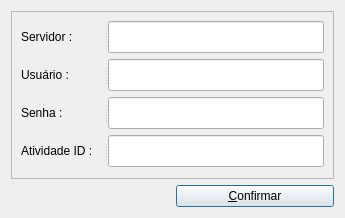
<?xml version="1.0" encoding="UTF-8"?>
<ui version="4.0">
 <class>Dialog</class>
 <widget class="QDialog" name="Dialog">
  <property name="geometry">
   <rect>
    <x>0</x>
    <y>0</y>
    <width>345</width>
    <height>218</height>
   </rect>
  </property>
  <property name="windowTitle">
   <string>Login</string>
  </property>
  <property name="sizeGripEnabled">
   <bool>false</bool>
  </property>
  <property name="modal">
   <bool>false</bool>
  </property>
  <layout class="QGridLayout" name="gridLayout">
   <item row="0" column="0" colspan="2">
    <widget class="QFrame" name="login_frame">
     <property name="frameShape">
      <enum>QFrame::StyledPanel</enum>
     </property>
     <property name="frameShadow">
      <enum>QFrame::Plain</enum>
     </property>
     <layout class="QVBoxLayout" name="verticalLayout">
      <item>
       <widget class="QSplitter" name="splitter">
        <property name="orientation">
         <enum>Qt::Horizontal</enum>
        </property>
        <widget class="QLabel" name="label">
         <property name="text">
          <string>Servidor :</string>
         </property>
        </widget>
        <widget class="QLineEdit" name="server_input">
         <property name="sizePolicy">
          <sizepolicy hsizetype="Fixed" vsizetype="Fixed">
           <horstretch>0</horstretch>
           <verstretch>0</verstretch>
          </sizepolicy>
         </property>
         <property name="minimumSize">
          <size>
           <width>216</width>
           <height>32</height>
          </size>
         </property>
         <property name="maximumSize">
          <size>
           <width>216</width>
           <height>32</height>
          </size>
         </property>
        </widget>
       </widget>
      </item>
      <item>
       <widget class="QSplitter" name="splitter_2">
        <property name="orientation">
         <enum>Qt::Horizontal</enum>
        </property>
        <widget class="QLabel" name="label_2">
         <property name="text">
          <string>Usuário :</string>
         </property>
        </widget>
        <widget class="QLineEdit" name="user_input">
         <property name="sizePolicy">
          <sizepolicy hsizetype="Fixed" vsizetype="Fixed">
           <horstretch>0</horstretch>
           <verstretch>0</verstretch>
          </sizepolicy>
         </property>
         <property name="minimumSize">
          <size>
           <width>216</width>
           <height>32</height>
          </size>
         </property>
         <property name="maximumSize">
          <size>
           <width>216</width>
           <height>32</height>
          </size>
         </property>
        </widget>
       </widget>
      </item>
      <item>
       <widget class="QSplitter" name="splitter_3">
        <property name="orientation">
         <enum>Qt::Horizontal</enum>
        </property>
        <widget class="QLabel" name="label_3">
         <property name="text">
          <string>Senha :</string>
         </property>
        </widget>
        <widget class="QLineEdit" name="password_input">
         <property name="sizePolicy">
          <sizepolicy hsizetype="Fixed" vsizetype="Fixed">
           <horstretch>0</horstretch>
           <verstretch>0</verstretch>
          </sizepolicy>
         </property>
         <property name="minimumSize">
          <size>
           <width>216</width>
           <height>32</height>
          </size>
         </property>
         <property name="maximumSize">
          <size>
           <width>216</width>
           <height>32</height>
          </size>
         </property>
         <property name="echoMode">
          <enum>QLineEdit::Password</enum>
         </property>
        </widget>
       </widget>
      </item>
      <item>
       <widget class="QSplitter" name="splitter_4">
        <property name="orientation">
         <enum>Qt::Horizontal</enum>
        </property>
        <widget class="QLabel" name="label_4">
         <property name="text">
          <string>Atividade ID :</string>
         </property>
        </widget>
        <widget class="QLineEdit" name="id_input">
         <property name="sizePolicy">
          <sizepolicy hsizetype="Fixed" vsizetype="Fixed">
           <horstretch>0</horstretch>
           <verstretch>0</verstretch>
          </sizepolicy>
         </property>
         <property name="minimumSize">
          <size>
           <width>216</width>
           <height>32</height>
          </size>
         </property>
         <property name="maximumSize">
          <size>
           <width>216</width>
           <height>32</height>
          </size>
         </property>
         <property name="echoMode">
          <enum>QLineEdit::Normal</enum>
         </property>
        </widget>
       </widget>
      </item>
     </layout>
    </widget>
   </item>
   <item row="1" column="0">
    <widget class="QLabel" name="version_text">
     <property name="text">
      <string/>
     </property>
    </widget>
   </item>
   <item row="1" column="1">
    <widget class="QPushButton" name="ok_btn">
     <property name="text">
      <string>&amp;Confirmar</string>
     </property>
    </widget>
   </item>
  </layout>
 </widget>
 <tabstops>
  <tabstop>server_input</tabstop>
  <tabstop>user_input</tabstop>
  <tabstop>password_input</tabstop>
  <tabstop>id_input</tabstop>
  <tabstop>ok_btn</tabstop>
 </tabstops>
 <resources/>
 <connections/>
</ui>
